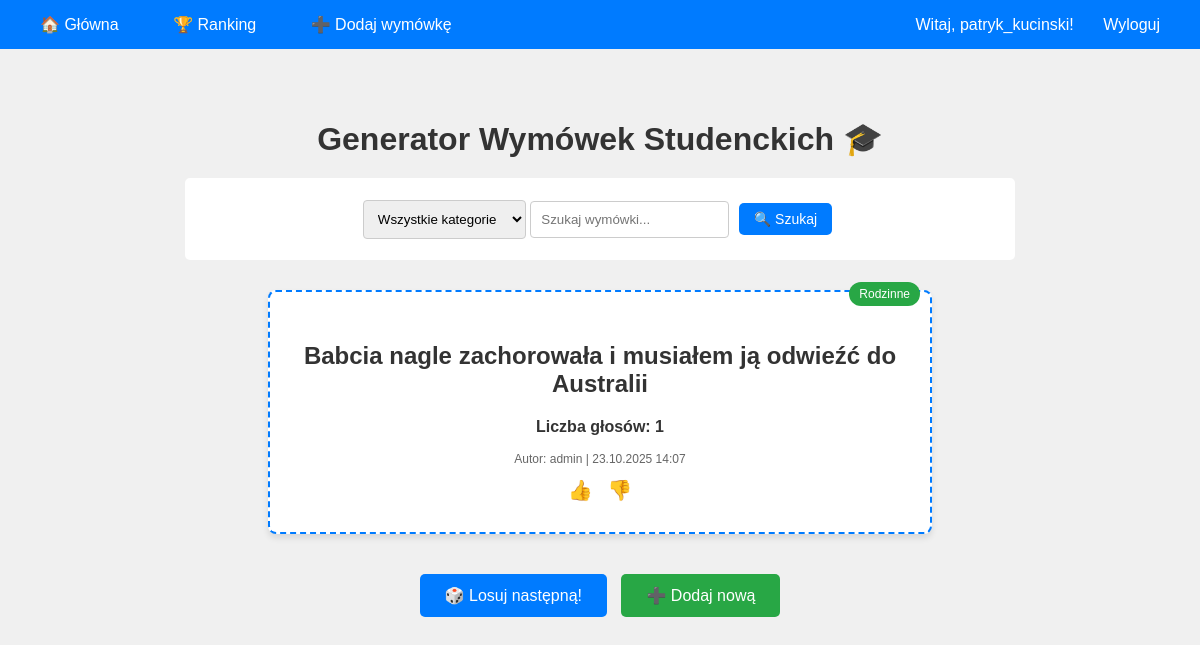
The app's page / (signed in) with its own data.
### wymowki/models.py (models this page shows, shortened)
class Wymowka(models.Model):
    tresc = models.TextField()
    kategoria = models.ForeignKey(Kategoria, on_delete=models.SET_NULL, null=True, blank=True, related_name='wymowki')
    autor = models.ForeignKey(User, on_delete=models.CASCADE, related_name='wymowki', null=True, blank=True)
    glosy = models.IntegerField(default=0)
    data_dodania = models.DateTimeField(auto_now_add=True)
    tags = TaggableManager()
    class Meta:
        ordering = ['-data_dodania']
        verbose_name_plural = "Wymówki"

class Kategoria(models.Model):
    nazwa = models.CharField(max_length=100, unique=True)
    opis = models.TextField(blank=True)
    class Meta:
        verbose_name_plural = "Kategorie"

### wymowki/views.py (the view)
# urls.py: path('', views.strona_glowna, name='strona_glowna'),
def strona_glowna(request):
    kategoria_id = request.GET.get('kategoria')
    szukaj = request.GET.get('szukaj', '')
    wymowki = Wymowka.objects.all()
    if kategoria_id:
        wymowki = wymowki.filter(kategoria_id=kategoria_id)
    if szukaj:
        wymowki = wymowki.filter(tresc__icontains=szukaj)
    losowa_wymowka = wymowki.order_by('?').first()
    kategorie = Kategoria.objects.all()
    context = {
        'wymowka': losowa_wymowka,
        'kategorie': kategorie,
        'wybrana_kategoria': kategoria_id,
        'szukaj': szukaj,
    }
    return render(request, 'wymowki/strona_glowna.html', context)

### wymowki/templates/wymowki/strona_glowna.html (shortened to what this page needs)
{% extends 'wymowki/base.html' %}
{% block content %}
<div class="container text-center">
    <h1>Generator Wymówek Studenckich 🎓</h1>
    <div class="filters">
        <form method="GET">
            <select name="kategoria" onchange="this.form.submit()">
                <option value="">Wszystkie kategorie</option>
            </select>
            <input type="text" name="szukaj" placeholder="Szukaj wymówki..." value="{{ szukaj }}">
            <button type="submit" class="przycisk" style="padding: 8px 15px; font-size: 14px;">🔍 Szukaj</button>
        </form>
    </div>
    <div class="wymowka-box">
        {% if wymowka %}
            {% if wymowka.kategoria %}
                <span class="kategoria-badge">{{ wymowka.kategoria.nazwa }}</span>
            {% endif %}
            <h2>{{ wymowka.tresc }}</h2>
            <p><strong>Liczba głosów: {{ wymowka.glosy }}</strong></p>
            <p style="font-size: 12px; color: #666;">
                Autor: {% if wymowka.autor %}{{ wymowka.autor.username }}{% else %}Anonim{% endif %} |
                {{ wymowka.data_dodania|date:"d.m.Y H:i" }}
            </p>
            {% if user.is_authenticated %}
                <div class="vote-buttons">
                    <a href="{% url 'ocen_wymowke' wymowka.id 1 %}" class="vote-btn" title="Lubię to">👍</a>
                    <a href="{% url 'ocen_wymowke' wymowka.id -1 %}" class="vote-btn" title="Nie lubię">👎</a>
                </div>
            {% else %}
                <p style="font-size: 14px; color: #666;">
                    <a href="{% url 'logowanie' %}">Zaloguj się</a>, aby oceniać wymówki
                </p>
            {% endif %}
        {% else %}
            <p>Brak wymówek spełniających kryteria!</p>
        {% endif %}
    </div>
    <a href="?" class="przycisk">🎲 Losuj następną!</a>
    {% if user.is_authenticated %}
        <a href="{% url 'dodaj_wymowke' %}" class="przycisk green">➕ Dodaj nową</a>
    {% endif %}
</div>
{% endblock %}

### wymowki/templates/wymowki/base.html (shortened to what this page needs)
{% load static %}
<!DOCTYPE html>
<html lang="pl">
<head>
    <link rel="stylesheet" href="{% static 'wymowki/style.css' %}">
</head>
<body>
    <div class="navbar">
        <div>
            <a href="{% url 'strona_glowna' %}">🏠 Główna</a>
            <a href="{% url 'ranking' %}">🏆 Ranking</a>
            {% if user.is_authenticated %}
                <a href="{% url 'dodaj_wymowke' %}">➕ Dodaj wymówkę</a>
            {% endif %}
        </div>
        <div class="user-info">
            {% if user.is_authenticated %}
                Witaj, {{ user.username }}!
                <a href="{% url 'wylogowanie' %}">Wyloguj</a>
            {% else %}
                <a href="{% url 'logowanie' %}">Zaloguj</a>
                <a href="{% url 'rejestracja' %}">Rejestracja</a>
            {% endif %}
        </div>
    </div>
    {% block content %}
    {% endblock %}
</body>
</html>

### wymowki/static/wymowki/style.css (style rules this page uses)
body { font-family: Arial, sans-serif; margin: 0; padding: 0; background-color: #f0f0f0; color: #333; }
.container { max-width: 1000px; margin: 30px auto; padding: 20px; background-color: transparent; }
h1 { color: #333; text-align: center; margin-bottom: 20px; }
a { text-decoration: none; color: #007bff; }
.text-center { text-align: center; }
.navbar { background-color: #007bff; padding: 15px; display: flex; justify-content: space-between; align-items: center; flex-wrap: wrap; }
.navbar a { color: white; margin: 0 10px; padding: 8px 15px; border-radius: 5px; transition: background-color 0.3s; }
.navbar .user-info { color: white; }
.wymowka-box { border: 2px dashed #007bff; padding: 30px; margin: 30px auto; width: 90%; max-width: 600px; background-color: white; position: relative; border-radius: 8px; text-align: center; box-shadow: 0 4px 6px rgba(0,0,0,0.1); }
.kategoria-badge { position: absolute; top: -10px; right: 10px; background-color: #28a745; color: white; padding: 5px 10px; border-radius: 15px; font-size: 12px; }
.przycisk { display: inline-block; padding: 12px 25px; font-size: 16px; color: white; background-color: #007bff; border: none; border-radius: 5px; margin: 10px 5px; cursor: pointer; text-align: center; transition: background-color 0.3s; }
.przycisk.green { background-color: #28a745; }
.filters { max-width: 800px; margin: 20px auto; padding: 15px; background-color: white; border-radius: 5px; text-align: center; display: flex; justify-content: center; gap: 10px; flex-wrap: wrap; }
.filters select, .filters input, form textarea, form select, form input[type="text"], form input[type="password"], form input[type="email"] { padding: 10px; border: 1px solid #ccc; border-radius: 4px; margin: 5px 0; }
.filters input, .filters select { flex: 1 1 200px; }
.vote-buttons { margin-top: 5px; white-space: nowrap; }
.vote-btn { font-size: 20px; padding: 5px; cursor: pointer; text-decoration: none; border-radius: 4px; }

### records on screen
Wymowka: kategoria.nazwa "Rodzinne", tresc "Babcia nagle zachorowała i musiałem ją odwieźć do Australii", glosy "1", autor.username "admin", data_dodania "23.10.2025 14:07"

### other values on screen
{{ user.username }} "patryk_kucinski"
